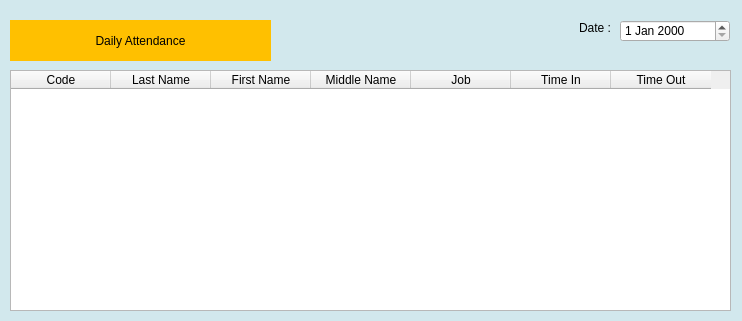
<?xml version="1.0" encoding="UTF-8"?>
<ui version="4.0">
 <class>Dialog</class>
 <widget class="QDialog" name="Dialog">
  <property name="geometry">
   <rect>
    <x>0</x>
    <y>0</y>
    <width>742</width>
    <height>321</height>
   </rect>
  </property>
  <property name="windowTitle">
   <string>Daily Attendance</string>
  </property>
  <property name="styleSheet">
   <string notr="true">QDialog{
	background:rgb(210,232,237);
}</string>
  </property>
  <widget class="QTableWidget" name="tableAttendance">
   <property name="geometry">
    <rect>
     <x>10</x>
     <y>70</y>
     <width>721</width>
     <height>241</height>
    </rect>
   </property>
   <property name="columnCount">
    <number>7</number>
   </property>
   <column>
    <property name="text">
     <string>Code</string>
    </property>
   </column>
   <column>
    <property name="text">
     <string>Last Name</string>
    </property>
   </column>
   <column>
    <property name="text">
     <string>First Name</string>
    </property>
   </column>
   <column>
    <property name="text">
     <string>Middle Name</string>
    </property>
   </column>
   <column>
    <property name="text">
     <string>Job</string>
    </property>
   </column>
   <column>
    <property name="text">
     <string>Time In</string>
    </property>
   </column>
   <column>
    <property name="text">
     <string>Time Out</string>
    </property>
   </column>
  </widget>
  <widget class="QDateEdit" name="dateEdit">
   <property name="geometry">
    <rect>
     <x>620</x>
     <y>20</y>
     <width>110</width>
     <height>22</height>
    </rect>
   </property>
  </widget>
  <widget class="QLabel" name="label_3">
   <property name="geometry">
    <rect>
     <x>520</x>
     <y>20</y>
     <width>91</width>
     <height>16</height>
    </rect>
   </property>
   <property name="text">
    <string>Date :</string>
   </property>
   <property name="alignment">
    <set>Qt::AlignRight|Qt::AlignTrailing|Qt::AlignVCenter</set>
   </property>
  </widget>
  <widget class="QLabel" name="label_8">
   <property name="geometry">
    <rect>
     <x>10</x>
     <y>20</y>
     <width>261</width>
     <height>41</height>
    </rect>
   </property>
   <property name="styleSheet">
    <string notr="true">QLabel{
	background:rgb(255,192,0);
	font: 20pt &quot;Roboto&quot;;
}</string>
   </property>
   <property name="text">
    <string>Daily Attendance</string>
   </property>
   <property name="alignment">
    <set>Qt::AlignCenter</set>
   </property>
  </widget>
 </widget>
 <resources/>
 <connections/>
</ui>
